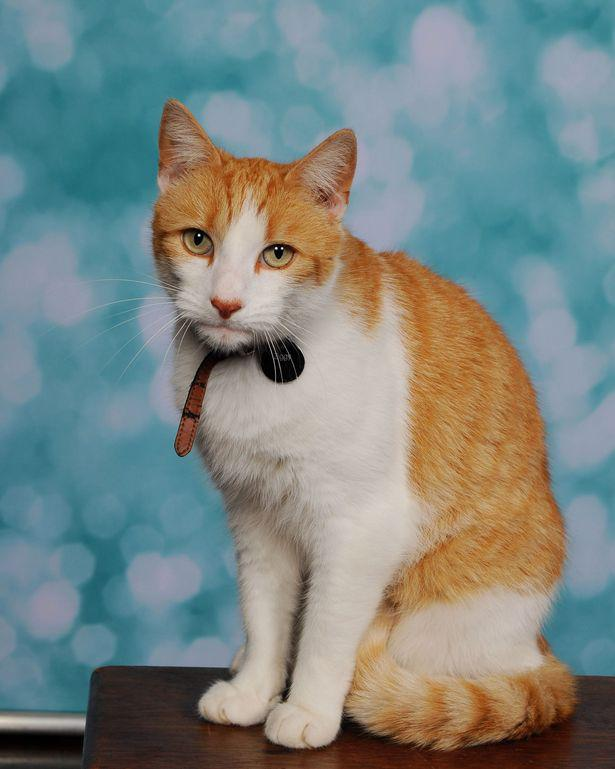
#> input picture cats/cat_1.jpg, 615 x 769 px, found by its file name; its folder holds only this picture in this run
$ jupyter execute --allow-errors Task-3.ipynb
#> lines starting #> are read from the running program, lines starting #| are printed output that depends on the picture
[cell 1]
import os
import cv2
import numpy as np
from sklearn.model_selection import train_test_split
from sklearn.svm import SVC
from sklearn.metrics import accuracy_score, confusion_matrix, classification_report
import matplotlib.pyplot as plt
import seaborn as sns

[cell 2]
def load_images(folder_path, label):
#> called with folder_path = 'C:\\Users\\CHERVITH\\Downloads\\test\\cats', label = 0
    images = []
    labels = []
    for filename in os.listdir(folder_path):
        img_path = os.path.join(folder_path, filename)
        img = cv2.imread(img_path, cv2.IMREAD_GRAYSCALE)
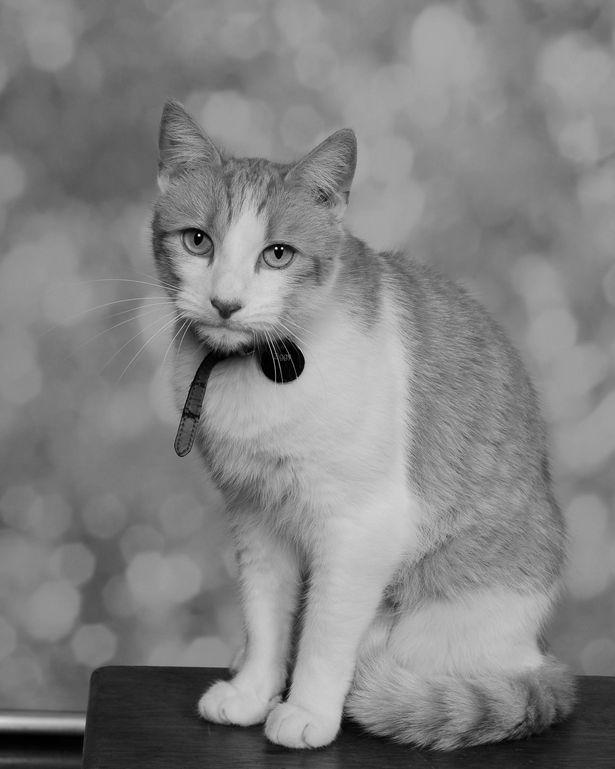
#> img: shape (769, 615); min 0, max 255, mean 130.7
        img = cv2.resize(img, (100, 100))  # Resize images to a fixed size
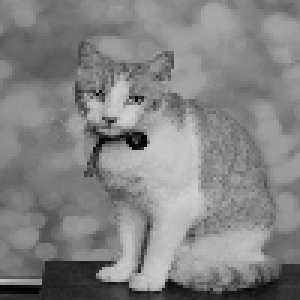
#> img: shape (100, 100) (shown 3 times larger); min 1, max 209, mean 130.6
        images.append(img.flatten())  # Convert images to 1D arrays
        labels.append(label)
    return images, labels

[cell 3]
cats_images, cats_labels = load_images(r"C:\Users\CHERVITH\Downloads\test\cats", 0)
#> cats_images = 1 item; cats_labels = [0]
#> (the rest of this cell did not finish here and is left out)

X = np.array(cats_images + dogs_images)
y = np.array(cats_labels + dogs_labels)

$ run again, on cats/cat_114.jpg
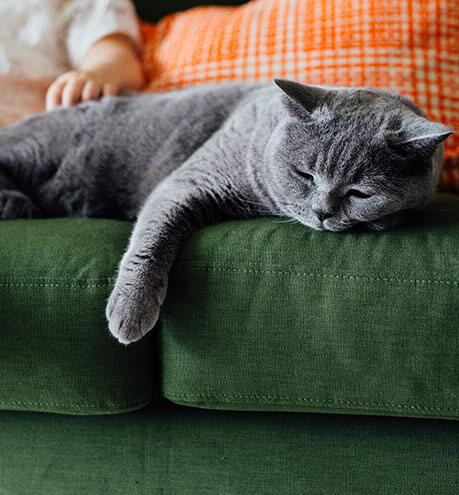
#> input picture cats/cat_114.jpg, 459 x 495 px, found by its file name
#> in load_images, `img = cv2.imread(img_path, cv2.IMREAD_GRAYSCALE)`:
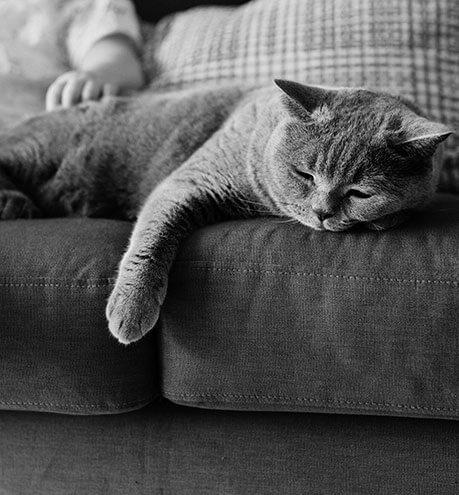
#> img: shape (495, 459); min 0, max 253, mean 85.7
#> in load_images, `img = cv2.resize(img, (100, 100))`:
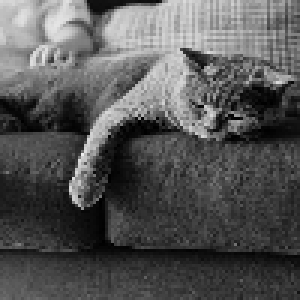
#> img: shape (100, 100) (shown 3 times larger); min 0, max 238, mean 85.4
#> cats_images = 1 item; cats_labels = [0]

$ run again, on cats/cat_116.jpg
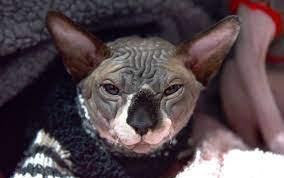
#> input picture cats/cat_116.jpg, 284 x 178 px, found by its file name
#> in load_images, `img = cv2.imread(img_path, cv2.IMREAD_GRAYSCALE)`:
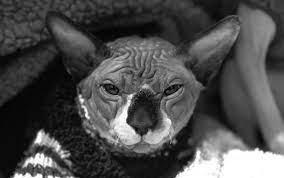
#> img: shape (178, 284); min 0, max 255, mean 76.6
#> in load_images, `img = cv2.resize(img, (100, 100))`:
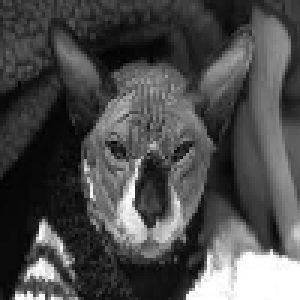
#> img: shape (100, 100) (shown 3 times larger); min 1, max 255, mean 76.5
#> cats_images = 1 item; cats_labels = [0]

$ run again, on cats/cat_118.jpg
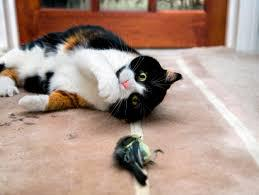
#> input picture cats/cat_118.jpg, 259 x 195 px, found by its file name
#> in load_images, `img = cv2.imread(img_path, cv2.IMREAD_GRAYSCALE)`:
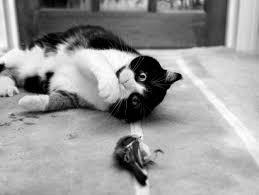
#> img: shape (195, 259); min 0, max 255, mean 153.4
#> in load_images, `img = cv2.resize(img, (100, 100))`:
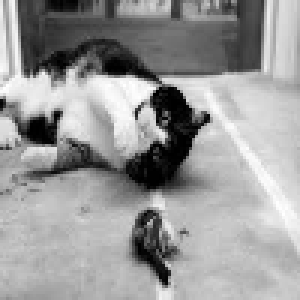
#> img: shape (100, 100) (shown 3 times larger); min 0, max 255, mean 153.3
#> cats_images = 1 item; cats_labels = [0]

$ run again, on cats/cat_106.jpg
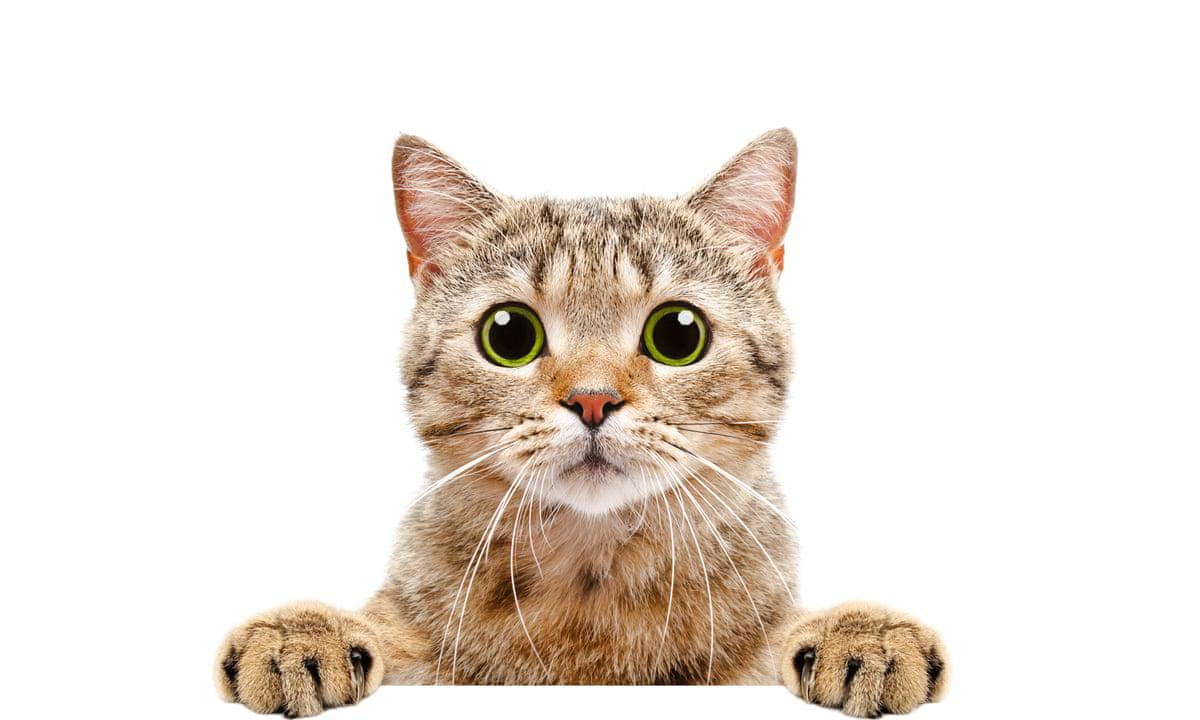
#> input picture cats/cat_106.jpg, 1200 x 720 px, found by its file name
#> in load_images, `img = cv2.imread(img_path, cv2.IMREAD_GRAYSCALE)`:
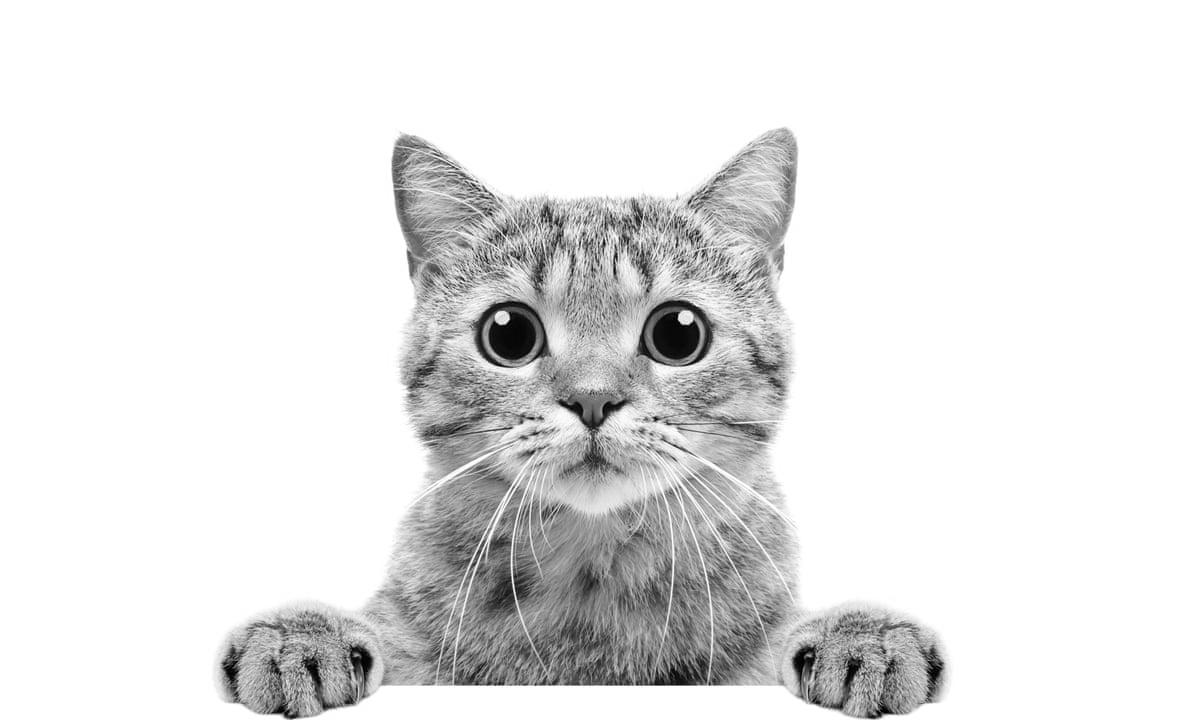
#> img: shape (720, 1200); min 0, max 255, mean 228.9
#> in load_images, `img = cv2.resize(img, (100, 100))`:
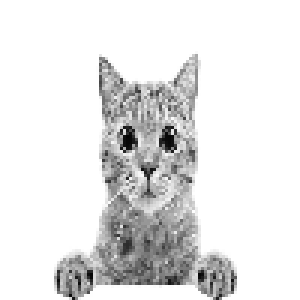
#> img: shape (100, 100) (shown 3 times larger); min 4, max 255, mean 228.9
#> cats_images = 1 item; cats_labels = [0]
